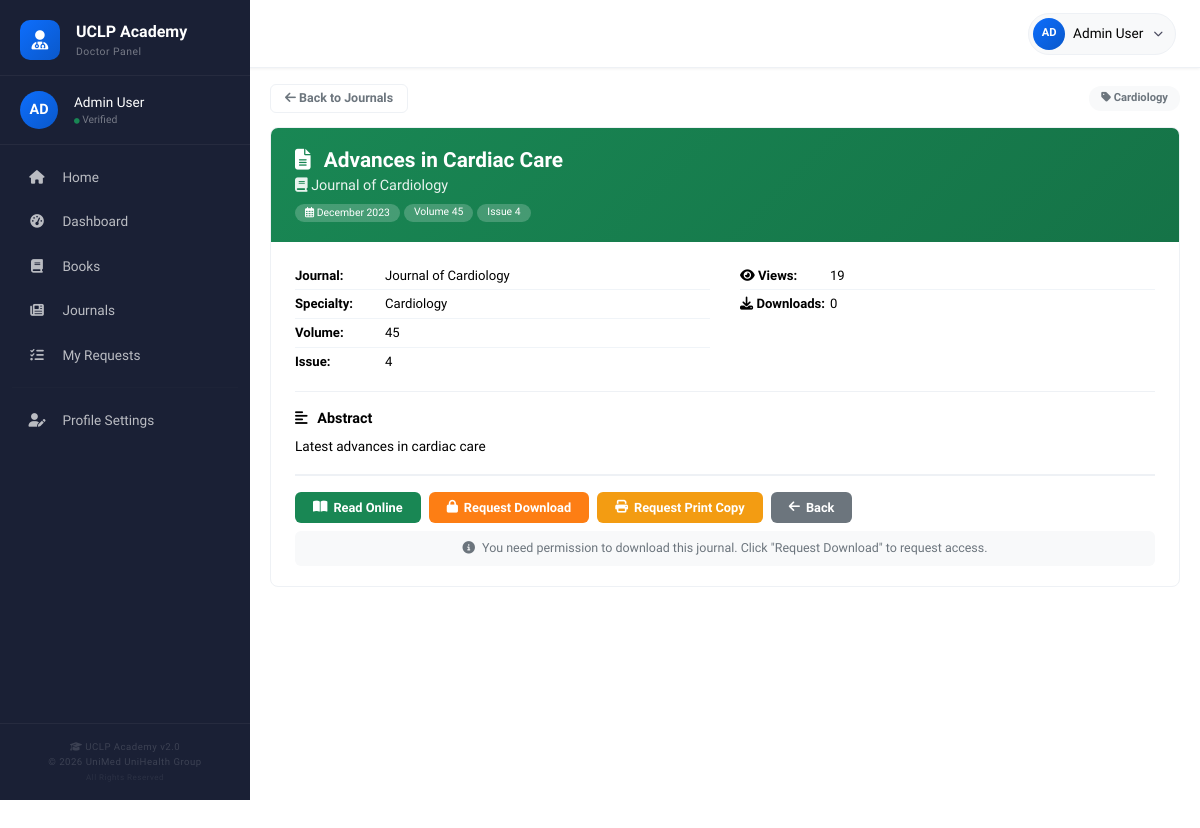
The page /doctor/view_journal.php?id=1 (signed in) on the database its author committed.
### tables this page shows
CREATE TABLE `users` (
  `id` int(11) NOT NULL,
  `user_type` enum('doctor','admin','editor') NOT NULL DEFAULT 'doctor',
  `name` varchar(100) NOT NULL,
  `bmdc_reg_no` varchar(50) DEFAULT NULL,
  `specialty` varchar(100) DEFAULT NULL,
  `hospital_institute` varchar(200) DEFAULT NULL,
  `mobile` varchar(20) DEFAULT NULL,
  `email` varchar(100) NOT NULL,
  `password` varchar(255) NOT NULL,
  `profile_image` varchar(255) DEFAULT 'default.jpg',
  `is_verified` tinyint(1) DEFAULT 0,
  `is_active` tinyint(1) DEFAULT 1,
  `download_limit` int(11) DEFAULT 2,
  `created_at` timestamp NOT NULL DEFAULT current_timestamp(),
  `updated_at` timestamp NULL DEFAULT NULL ON UPDATE current_timestamp()
);

CREATE TABLE `journals` (
  `id` int(11) NOT NULL,
  `title` varchar(255) NOT NULL,
  `journal_name` varchar(200) NOT NULL,
  `specialty_id` int(11) NOT NULL,
  `issue` varchar(50) DEFAULT NULL,
  `date` date DEFAULT NULL,
  `volume` varchar(50) DEFAULT NULL,
  `pages` varchar(50) DEFAULT NULL,
  `doi` varchar(100) DEFAULT NULL,
  `file_path` varchar(255) NOT NULL,
  `abstract` text DEFAULT NULL,
  `is_watermarked` tinyint(1) DEFAULT 1,
  `status` enum('pending','approved','rejected') DEFAULT 'pending',
  `uploaded_by` int(11) DEFAULT NULL,
  `download_count` int(11) DEFAULT 0,
  `view_count` int(11) DEFAULT 0,
  `created_at` timestamp NOT NULL DEFAULT current_timestamp(),
  `updated_at` timestamp NULL DEFAULT NULL ON UPDATE current_timestamp()
);

CREATE TABLE `specialties` (
  `id` int(11) NOT NULL,
  `name` varchar(100) NOT NULL,
  `description` text DEFAULT NULL,
  `status` tinyint(1) DEFAULT 1,
  `created_at` timestamp NOT NULL DEFAULT current_timestamp()
);

### includes/functions.php (called while the page is built, shortened)
<?php
function hasDownloadPermission($userId, $itemId, $itemType = 'book') {
    $db = Database::getInstance()->getConnection();
    $stmt = $db->prepare("SELECT id, max_downloads, used_downloads, expires_at FROM download_permissions
                          WHERE user_id = ? AND item_id = ? AND item_type = ? AND status = 'approved'
                          AND (expires_at IS NULL OR expires_at > NOW())");
    $stmt->bind_param("iis", $userId, $itemId, $itemType);
    $stmt->execute();
    $result = $stmt->get_result();
    $permission = $result->fetch_assoc();
    if (!$permission) {
        return false;
    }
    return true;
}
?>

### doctor/view_journal.php (the view, shortened to what this page needs)
<?php
require_once __DIR__ . '/../includes/functions.php';
$journalId = isset($_GET['id']) ? intval($_GET['id']) : 0;
$db = Database::getInstance()->getConnection();
$stmt = $db->prepare("SELECT j.*, s.name as specialty_name FROM journals j
                      JOIN specialties s ON j.specialty_id = s.id
                      WHERE j.id = ? AND j.status = 'approved'");
$stmt->bind_param("i", $journalId);
$stmt->execute();
$result = $stmt->get_result();
$journal = $result->fetch_assoc();
$userId = $_SESSION['user_id'];
$canDownload = hasDownloadPermission($userId, $journalId, 'journal');
$remainingDownloads = getRemainingDownloads($userId, $journalId, 'journal');
?>
<!DOCTYPE html>
<html lang="en">
<head>
    <link href="https://cdn.jsdelivr.net/npm/bootstrap@5.3.0/dist/css/bootstrap.min.css" rel="stylesheet">
    <link rel="stylesheet" href="https://cdnjs.cloudflare.com/ajax/libs/font-awesome/6.4.0/css/all.min.css">
</head>
<body>
    <?php include __DIR__ . '/../includes/doctor_nav.php'; ?>
    <div class="container-fluid">
        <div class="row">
            <?php include __DIR__ . '/../includes/doctor_sidebar.php'; ?>
            <main class="main-content">
                <div class="top-nav">
                    <a href="/doctor/journals" class="btn-back">
                        <i class="fas fa-arrow-left"></i> Back to Journals
                    </a>
                    <span class="badge-specialty">
                        <i class="fas fa-tag"></i> <?php echo htmlspecialchars($journal['specialty_name']); ?>
                    </span>
                </div>
                <div class="journal-card">
                    <div class="journal-header">
                        <h2>
                            <i class="fas fa-file-alt"></i> <?php echo htmlspecialchars($journal['title']); ?>
                        </h2>
                        <div class="journal-name">
                            <i class="fas fa-book"></i> <?php echo htmlspecialchars($journal['journal_name']); ?>
                        </div>
                        <div class="journal-meta">
                            <?php if ($journal['date']): ?>
                            <span class="badge">
                                <i class="far fa-calendar-alt"></i> <?php echo date('F Y', strtotime($journal['date'])); ?>
                            </span>
                            <?php endif; ?>
                            <?php if ($journal['volume']): ?>
                            <span class="badge">Volume <?php echo $journal['volume']; ?></span>
                            <?php endif; ?>
                            <?php if ($journal['issue']): ?>
                            <span class="badge">Issue <?php echo $journal['issue']; ?></span>
                            <?php endif; ?>
                        </div>
                    </div>
                    <div class="journal-info">
                        <div class="info-grid">
                            <div>
                                <div class="info-item">
                                    <span class="label">Journal:</span>
                                    <span class="value"><?php echo htmlspecialchars($journal['journal_name']); ?></span>
                                </div>
                                <div class="info-item">
                                    <span class="label">Specialty:</span>
                                    <span class="value"><?php echo htmlspecialchars($journal['specialty_name']); ?></span>
                                </div>
                                <?php if ($journal['volume']): ?>
                                <div class="info-item">
                                    <span class="label">Volume:</span>
                                    <span class="value"><?php echo htmlspecialchars($journal['volume']); ?></span>
                                </div>
                                <?php endif; ?>
                                <?php if ($journal['issue']): ?>
                                <div class="info-item">
                                    <span class="label">Issue:</span>
                                    <span class="value"><?php echo htmlspecialchars($journal['issue']); ?></span>
                                </div>
                                <?php endif; ?>
                            </div>
                            <div>
                                <div class="info-item">
                                    <span class="label"><i class="fas fa-eye"></i> Views:</span>
                                    <span class="value"><?php echo number_format($journal['view_count']); ?></span>
                                </div>
                                <div class="info-item">
                                    <span class="label"><i class="fas fa-download"></i> Downloads:</span>
                                    <span class="value"><?php echo number_format($journal['download_count']); ?></span>
                                </div>
                            </div>
                        </div>
                        <?php if ($journal['abstract']): ?>
                        <div class="abstract-section">
                            <div class="abstract-title"><i class="fas fa-align-left"></i> Abstract</div>
                            <p><?php echo nl2br(htmlspecialchars($journal['abstract'])); ?></p>
                        </div>
                        <?php endif; ?>
                        <div class="action-buttons">
                            <a href="/doctor/read-journal/<?php echo $journal['id']; ?>" class="btn btn-read">
                                <i class="fas fa-book-open"></i> Read Online
                            </a>
                            <?php if ($canDownload): ?>
                            <a href="/download.php?type=journal&id=<?php echo $journal['id']; ?>" class="btn btn-download">
                                <i class="fas fa-download"></i> Download
                                <span class="badge-count"><?php echo $remainingDownloads; ?> left</span>
                            </a>
                            <?php else: ?>
                            <button class="btn btn-request-download" onclick="showDownloadModal(<?php echo $journal['id']; ?>, 'journal', '<?php echo addslashes($journal['title']); ?>')">
                                <i class="fas fa-lock"></i> Request Download
                            </button>
                            <?php endif; ?>
                            <a href="/doctor/request/journal/<?php echo $journal['id']; ?>" class="btn btn-request-print">
                                <i class="fas fa-print"></i> Request Print Copy
                            </a>
                            <a href="/doctor/journals" class="btn btn-back-action">
                                <i class="fas fa-arrow-left"></i> Back
                            </a>
                        </div>
                        <?php if ($canDownload): ?>
                        <div class="download-info">
                            <i class="fas fa-info-circle"></i> You have <span class="remaining"><?php echo $remainingDownloads; ?></span> download(s) remaining for this journal.
                        </div>
                        <?php else: ?>
                        <div class="download-info">
                            <i class="fas fa-info-circle"></i> You need permission to download this journal. Click "Request Download" to request access.
                        </div>
                        <?php endif; ?>
                    </div>
                </div>
            </main>
        </div>
    </div>
</body>
</html>

### doctor/view_journal.php (style rules this page uses)
* { margin: 0; padding: 0; box-sizing: border-box; }
body { font-family: 'Cambria', Georgia, serif; background: #ffffff; color: #000000; overflow-x: hidden; }
.main-content { margin-left: 250px; padding: 16px 20px 20px; min-height: 100vh; transition: all 0.3s ease; max-width: calc(100% - 250px); overflow-x: hidden; background: #ffffff; }
.top-nav { display: flex; justify-content: space-between; align-items: center; flex-wrap: wrap; margin-bottom: 14px; gap: 8px; }
.top-nav .btn-back { font-family: 'Cambria', Georgia, serif; font-weight: 600; font-size: 0.78rem; padding: 4px 14px; border-radius: 6px; border: 1px solid #eef1f5; background: transparent; color: #6c757d; text-decoration: none; transition: all 0.2s ease; }
.top-nav .badge-specialty { font-family: 'Cambria', Georgia, serif; font-weight: 600; font-size: 0.7rem; padding: 4px 12px; border-radius: 12px; background: #f8f9fa; color: #6c757d; }
.journal-card { background: #ffffff; border-radius: 8px; border: 1px solid #eef1f5; overflow: hidden; }
.journal-card .journal-header { background: linear-gradient(135deg, #198754, #157347); padding: 20px 24px; color: #ffffff; }
.journal-card .journal-header h2 { font-weight: 700; font-size: 1.3rem; margin: 0; font-family: 'Cambria', Georgia, serif; }
.journal-card .journal-header h2 i { margin-right: 8px; }
.journal-card .journal-header .journal-name { font-size: 0.9rem; opacity: 0.9; font-family: 'Cambria', Georgia, serif; margin-top: 2px; }
.journal-card .journal-header .journal-meta { margin-top: 8px; display: flex; flex-wrap: wrap; gap: 4px; }
.journal-card .journal-header .journal-meta .badge { font-family: 'Cambria', Georgia, serif; font-weight: 500; font-size: 0.65rem; padding: 3px 10px; border-radius: 12px; background: rgba(255,255,255,0.2); color: #ffffff; }
.journal-info { padding: 20px 24px; }
.journal-info .info-grid { display: grid; grid-template-columns: 1fr 1fr; gap: 4px 30px; }
.journal-info .info-item { display: flex; padding: 4px 0; border-bottom: 1px solid #f0f4f8; }
.journal-info .info-item:last-child { border-bottom: none; }
.journal-info .info-item .label { font-weight: 600; color: #000000; font-size: 0.82rem; font-family: 'Cambria', Georgia, serif; min-width: 90px; }
.journal-info .info-item .value { color: #000000; font-size: 0.82rem; font-family: 'Cambria', Georgia, serif; }
.abstract-section { margin-top: 16px; padding-top: 16px; border-top: 1px solid #eef1f5; }
.abstract-section .abstract-title { font-weight: 700; font-size: 0.9rem; color: #000000; font-family: 'Cambria', Georgia, serif; margin-bottom: 6px; }
.abstract-section .abstract-title i { margin-right: 6px; }
.abstract-section p { color: #000000; font-size: 0.85rem; font-family: 'Cambria', Georgia, serif; line-height: 1.6; margin: 0; }
.action-buttons { display: flex; flex-wrap: wrap; gap: 8px; margin-top: 16px; padding-top: 16px; border-top: 2px solid #eef1f5; }
.action-buttons .btn { font-family: 'Cambria', Georgia, serif; font-weight: 600; font-size: 0.8rem; padding: 6px 18px; border-radius: 6px; text-decoration: none; display: inline-flex; align-items: center; gap: 6px; transition: all 0.2s ease; }
.btn-read { background: #198754; color: #fff; border: none; }
.btn-request-download { background: #fd7e14; color: #fff; border: none; }
.btn-request-print { background: #f39c12; color: #fff; border: none; }
.btn-back-action { background: #6c757d; color: #fff; border: none; }
.download-info { font-size: 0.78rem; color: #6c757d; font-family: 'Cambria', Georgia, serif; text-align: center; margin-top: 8px; padding: 8px 12px; background: #f8f9fa; border-radius: 6px; }
.download-info i { margin-right: 4px; }

### rows shown on the page
journals: specialty.name "Cardiology", title "Advances in Cardiac Care", journal_name "Journal of Cardiology", date "December 2023", volume "45", issue "4", view_count "19", download_count "0", abstract "Latest advances in cardiac care"

### other values the page prints
substr($_SESSION['user_name'] ?? 'D', 0, 2) "AD"
$_SESSION['user_name'] "Admin User"
